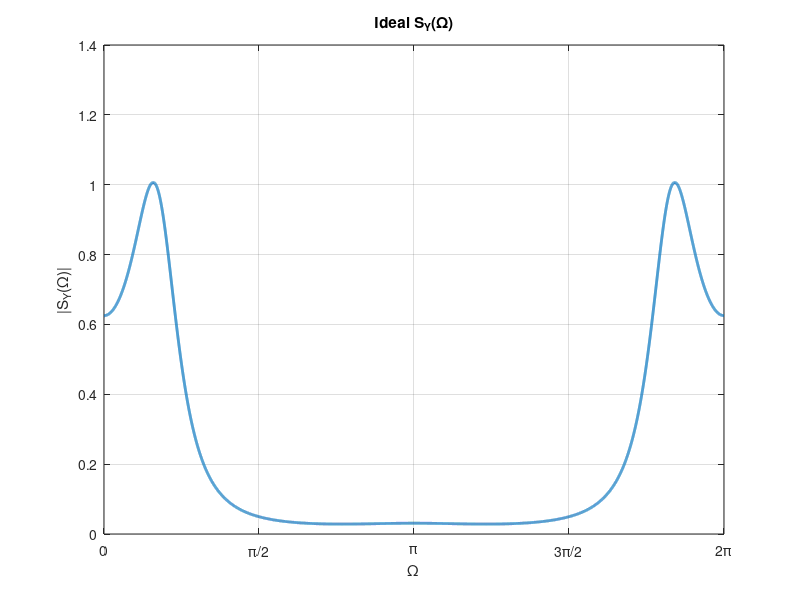

Reproduce this figure in MATLAB.
%% settings
clear;clc;
sample_num=2^14;
Sx=0.1*ones(1,sample_num);

%% Make Z filter
freq=linspace(0,2*pi,sample_num);
z=exp(1i*freq);
H1=(1-0.9*(z.^-1)+0.1*(z.^-2)+0.2*(z.^-3)).^-1;
H2=abs(H1);
H3=H2.^2;

%% make ideal S_Y
Sy=H3.*Sx;

%% Plotting
figure
plot(freq,Sy,"LineWidth",2)
title("Ideal S_Y(Ω)")
xticks(0:pi/2:2*pi)
xticklabels({'0','\pi/2','\pi','3\pi/2','2\pi'})
xlim([0 2*pi])
ylabel("|S_Y(Ω)|")
xlabel("Ω")
grid on